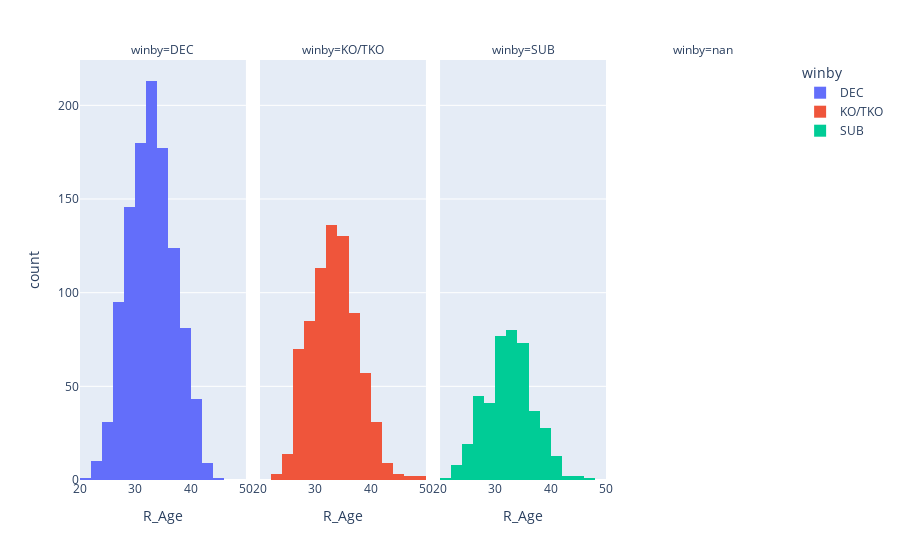

Notebook source saved alongside this figure:
### Markdown cell above
In most fights, the outcome is decided by the judges, meaning the fighters go the distance without a clear knockout. The second most common ways fights end are through Knockouts (KO) and Technical Knockouts (TKO), where one fighter is either knocked out or deemed unable to continue due to injury or other factors. Now, let’s take a closer look at how these outcomes vary depending on the age of the 'Red' fighters. This will help us understand if age has an impact on how the fights are decided.

### Code cell
fig = px.histogram(df, x='R_Age', color='winby', facet_col='winby', nbins=20)
fig.show()

### Figure 1 — Plotly figure (JSON) as saved in the notebook; plotly's stock layout.template omitted (floating-point values rounded to 4 significant figures; data arrays with more than 128 entries replaced by an {"elided": "..."} marker saying what was removed)
{"data": [{"alignmentgroup": "True", "bingroup": "x", "hovertemplate": "winby=DEC<br>R_Age=%{x}<br>count=%{y}<extra></extra>", "legendgroup": "DEC", "marker": {"color": "#636efa", "pattern": {"shape": ""}}, "name": "DEC", "nbinsx": 20, "offsetgroup": "DEC", "orientation": "v", "showlegend": true, "type": "histogram", "x": {"elided": "1111 float values"}, "xaxis": "x", "yaxis": "y"}, {"alignmentgroup": "True", "bingroup": "x", "hovertemplate": "winby=KO/TKO<br>R_Age=%{x}<br>count=%{y}<extra></extra>", "legendgroup": "KO/TKO", "marker": {"color": "#EF553B", "pattern": {"shape": ""}}, "name": "KO/TKO", "nbinsx": 20, "offsetgroup": "KO/TKO", "orientation": "v", "showlegend": true, "type": "histogram", "x": {"elided": "744 float values"}, "xaxis": "x2", "yaxis": "y2"}, {"alignmentgroup": "True", "bingroup": "x", "hovertemplate": "winby=SUB<br>R_Age=%{x}<br>count=%{y}<extra></extra>", "legendgroup": "SUB", "marker": {"color": "#00cc96", "pattern": {"shape": ""}}, "name": "SUB", "nbinsx": 20, "offsetgroup": "SUB", "orientation": "v", "showlegend": true, "type": "histogram", "x": {"elided": "427 float values"}, "xaxis": "x3", "yaxis": "y3"}], "layout": {"annotations": [{"font": {}, "showarrow": false, "text": "winby=DEC", "x": 0.1175, "xanchor": "center", "xref": "paper", "y": 1, "yanchor": "bottom", "yref": "paper"}, {"font": {}, "showarrow": false, "text": "winby=KO/TKO", "x": 0.3725, "xanchor": "center", "xref": "paper", "y": 1, "yanchor": "bottom", "yref": "paper"}, {"font": {}, "showarrow": false, "text": "winby=SUB", "x": 0.6275, "xanchor": "center", "xref": "paper", "y": 1, "yanchor": "bottom", "yref": "paper"}, {"font": {}, "showarrow": false, "text": "winby=nan", "x": 0.8825, "xanchor": "center", "xref": "paper", "y": 1, "yanchor": "bottom", "yref": "paper"}], "barmode": "relative", "legend": {"title": {"text": "winby"}, "tracegroupgap": 0}, "margin": {"t": 60}, "xaxis": {"anchor": "y", "domain": [0, 0.235], "title": {"text": "R_Age"}}, "xaxis2": {"anchor": "y2", "domain": [0.255, 0.49], "matches": "x", "title": {"text": "R_Age"}}, "xaxis3": {"anchor": "y3", "domain": [0.51, 0.745], "matches": "x", "title": {"text": "R_Age"}}, "xaxis4": {"anchor": "y4", "domain": [0.765, 1.0], "matches": "x", "title": {"text": "R_Age"}}, "yaxis": {"anchor": "x", "domain": [0, 1], "title": {"text": "count"}}, "yaxis2": {"anchor": "x2", "domain": [0, 1], "matches": "y", "showticklabels": false}, "yaxis3": {"anchor": "x3", "domain": [0, 1], "matches": "y", "showticklabels": false}, "yaxis4": {"anchor": "x4", "domain": [0, 1], "matches": "y", "showticklabels": false}}}
